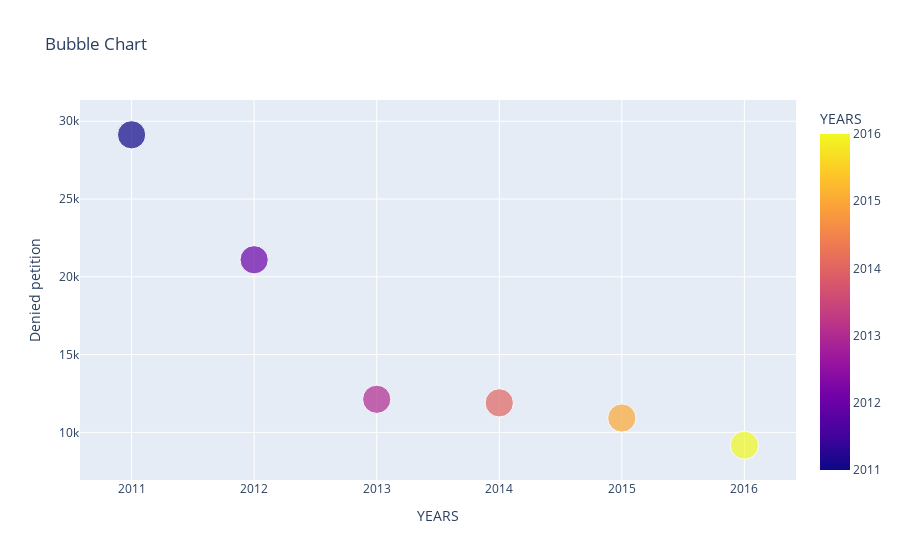

This figure's notebook cell:
### Code cell
fig = px.scatter(dp, x='YEARS', y='Denied petition',color='YEARS',color_discrete_sequence=['cyan'],size='YEARS', title='Bubble Chart')
fig.show()

### Figure 1 — Plotly figure (JSON) as saved in the notebook; plotly's stock layout.template omitted (floating-point values rounded to 4 significant figures)
{"data": [{"hovertemplate": "YEARS=%{marker.color}<br>Denied petition=%{y}<extra></extra>", "legendgroup": "", "marker": {"color": [2011, 2012, 2013, 2014, 2015, 2016], "coloraxis": "coloraxis", "size": [2011, 2012, 2013, 2014, 2015, 2016], "sizemode": "area", "sizeref": 5.04, "symbol": "circle"}, "mode": "markers", "name": "", "orientation": "v", "showlegend": false, "type": "scatter", "x": [2011, 2012, 2013, 2014, 2015, 2016], "xaxis": "x", "y": [29130, 21096, 12126, 11896, 10923, 9175], "yaxis": "y"}], "layout": {"autosize": true, "coloraxis": {"colorbar": {"title": {"text": "YEARS"}}, "colorscale": [[0, "#0d0887"], [0.1111, "#46039f"], [0.2222, "#7201a8"], [0.3333, "#9c179e"], [0.4444, "#bd3786"], [0.5556, "#d8576b"], [0.6667, "#ed7953"], [0.7778, "#fb9f3a"], [0.8889, "#fdca26"], [1, "#f0f921"]]}, "legend": {"itemsizing": "constant", "tracegroupgap": 0}, "title": {"text": "Bubble Chart"}, "xaxis": {"anchor": "y", "autorange": true, "domain": [0, 1], "range": [2011.0, 2016.0], "title": {"text": "YEARS"}, "type": "linear"}, "yaxis": {"anchor": "x", "autorange": true, "domain": [0, 1], "range": [5378.0, 32920.0], "title": {"text": "Denied petition"}, "type": "linear"}}}
